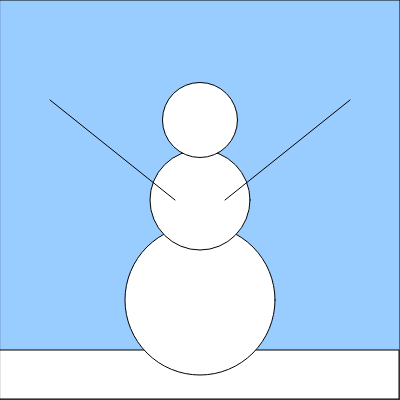
Frame 1 (no input)
Frame 60 (no input): identical to frame 1, image omitted
Frame 120 (the mouse pressed at the canvas centre since frame 60): identical to frame 1, image omitted

The p5.js sketch that drew this single still picture (run headless with seeded random() and noise() and a simulated clock; from frame 60 on, the mouse is pressed at the canvas centre):

// p5.js sketch
// ── sketch.js
// Snowman sketch, Zubair Abdalla, Mar 6 2019
function setup() {
  // setting a 400x400 px canvas
  createCanvas(400, 400);
}

function draw() {
  // Sky
  fill(153, 204, 255);
  rect(0, 0, 400, 400);
  // bottom ground
  fill(255, 255, 255);
  rect(0, 350, 399, 49);
  // Large boulder
  ellipse(200, 300, 150, 150);
  // Medium boulder
  ellipse(200, 200, 100, 100);
  // Small boulder
  ellipse(200, 120, 75, 75);
  // Arm 1
  line(175, 200, 50, 100);
  // Arm 2
  line(225, 200, 350, 100);
}
